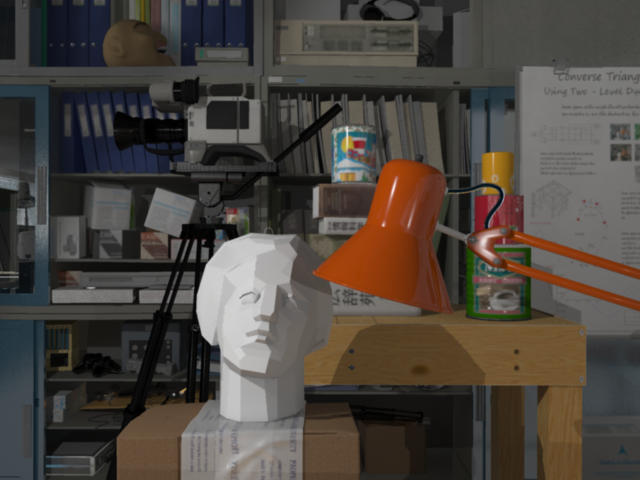
%> input picture frame_left.png, 640 x 480 px
$ octave --eval "result = SIFT_keypoints3(imread('frame_left.png'));"   (GNU Octave 9; MATLAB toolbox functions it lacks are replaced by stand-ins)
%> lines starting %> are read from the running program, lines starting %| are printed output that depends on the picture
function [X,varargout] = SIFT_keypoints3(Image)
X=[];

G0 = fspecial('gaussian',[9 9],.5);


if(size(Image,3)==3)
    RGB=Image;
%> RGB is the input picture: size 480x640x3 uint8; mean R, G, B 76.3, 69.7, 63.6
    clear Image
    Image=im2double(rgb2gray(RGB));
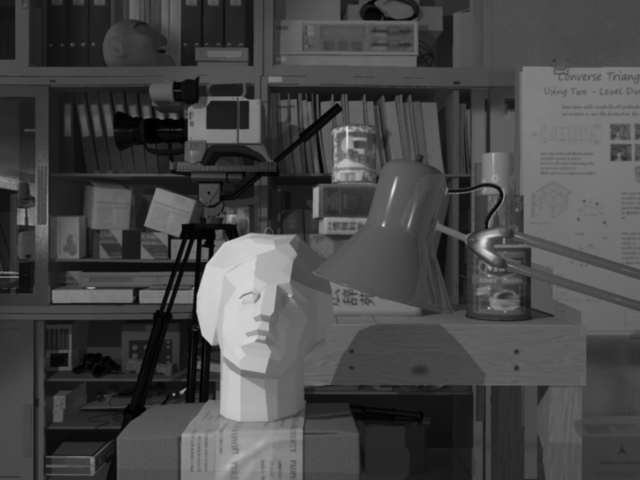
%> Image: size 480x640 double; min 0, max 0.914, mean 0.278
end
Image = conv2(Image,G0,'same');
original=Image;
I_out=original;
store1=[];
store2=[];
store3=[];

%% 1st octave generation
k2=0; %

clear c;
for k2=1:3
    store1{k2}=[];
[H,W,plane]=size(Image);
Image(H:H+6,W:W+6)=0;

for k1=0:3
    k=sqrt(2);
    sigma=(k^(k1+(2*k2)))*1.6;
for x=-3:3
    for y=-3:3
        h(x+4,y+4)=(1/((2*pi)*((k*sigma)*(k*sigma))))*exp(-((x*x)+(y*y))/(2*(k*k)*(sigma*sigma)));
    end
end
for i=1:H
    for j=1:W
        t=Image(i:i+6,j:j+6)'.*h;
        c(i,j)=sum(sum(t));
    end
end
store1{k2}=[store1{k2} c];
end
clear Image;
Image=imresize(original,1/((k2+1)*2));
end % octave
%> this loop made 3 passes
%> pass 1, in SIFT_keypoints3, `Image=imresize(original,1/((k2+1)*2));`:
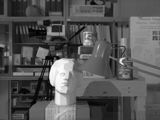
%> Image: size 120x160 double; min -0.00519, max 0.831, mean 0.278; drawn with min black and max white
%> pass 2, in SIFT_keypoints3, `Image=imresize(original,1/((k2+1)*2));`:
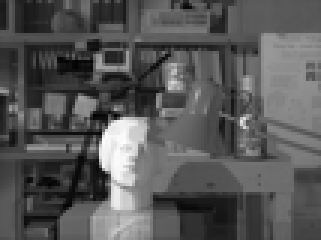
%> Image: size 80x107 double (shown 3 times larger); min -0.012, max 0.833, mean 0.278; drawn with min black and max white
%> pass 3, in SIFT_keypoints3, `Image=imresize(original,1/((k2+1)*2));`:
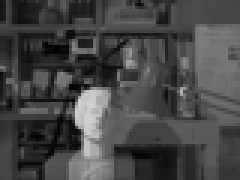
%> Image: size 60x80 double (shown 3 times larger); min 0.00242, max 0.83, mean 0.278
%> after the loop:
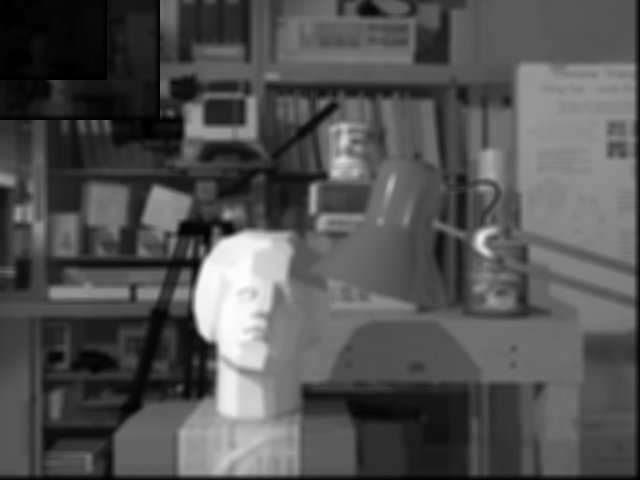
%> c: size 480x640 double; min 0, max 0.0383, mean 0.0124; drawn with min black and max white
%> after the loop, h = [6.05e-05 6.06e-05 6.06e-05 6.06e-05 6.06e-05 6.06e-05 6.05e-05; 6.06e-05 6.06e-05 6.07e-05 6.07e-05 6.07e-05 6.06e-05 6.06e-05; 6.06e-05 6.07e-05 6.07e-05 6.07e-05 6.07e-05 6.07e-05 6.06e-05; 6.06e-05 6.07e-05 6.07e-05 6.07e-05 6.07e-05 6.07e-05 6.06e-05; 6.06e-05 6.07e-05 6.07e-05 6.07e-05 6.07e-05 6.07e-05 6.06e-05; 6.06e-05 6.06e-05 6.07e-05 6.07e-05 6.07e-05 6.06e-05 6.06e-05; 6.05e-05 6.06e-05 6.06e-05 6.06e-05 6.06e-05 6.06e-05 6.05e-05]; store1 = 3 items
[m n]=size(original);
%> m = 480; n = 640

%% Obtaining key point from the image
for k2=1:1
i1{k2}=store1{1}(1:m,1:n)-store1{1}(1:m,n+1:2*n);
i2{k2}=store1{1}(1:m,n+1:2*n)-store1{1}(1:m,2*n+1:3*n);
i3{k2}=store1{1}(1:m,2*n+1:3*n)-store1{1}(1:m,3*n+1:4*n);
[m,n]=size(i2{k2});
kp=[];
kpl=[];
tic
for i=9:m-9
    for j=9:n-9
        x=i1{k2}(i-1:i+1,j-1:j+1);
        y=i2{k2}(i-1:i+1,j-1:j+1);
        z=i3{k2}(i-1:i+1,j-1:j+1);
        y(1:4)=y(1:4);
        y(5:8)=y(6:9);
        mx=max(max(x));
        mz=max(max(z));
        mix=min(min(x));
        miz=min(min(z));
        my=max(max(y));
        miy=min(min(y));
   Level_2=i2{k2}(i-1:i+1,j-1:j+1);
   Dxx=Level_2(3,3)+Level_2(1,3)-2*Level_2(2,3);
   Dyy=Level_2(3,3)+Level_2(3,1)-2*Level_2(3,2);
   Dxy=Level_2(3,3)-Level_2(2,3)-Level_2(3,1)+Level_2(2,2);
   thresh=(Dxx+Dyy)^2/(Dxx*Dyy-Dxy^2);

        if ((i2{k2}(i,j)>my  && i2{k2}(i,j)>mz)...
                || ((i2{k2}(i,j)<mix && i2{k2}(i,j)<miy && i2{k2}(i,j)<miz)))
            if (abs(thresh>10))
                I_out(i,j)=1;
            kp=[kp i2{k2}(i,j)];
            kpl=[kpl i j];
            X=[X;i j k2*1.6];
            end
        end
    end
end
fprintf('\nTime taken for finding the key points is :%f\n',toc);

end
%> this loop made 1 pass
%> (m, n) on pass 1: (480, 640)
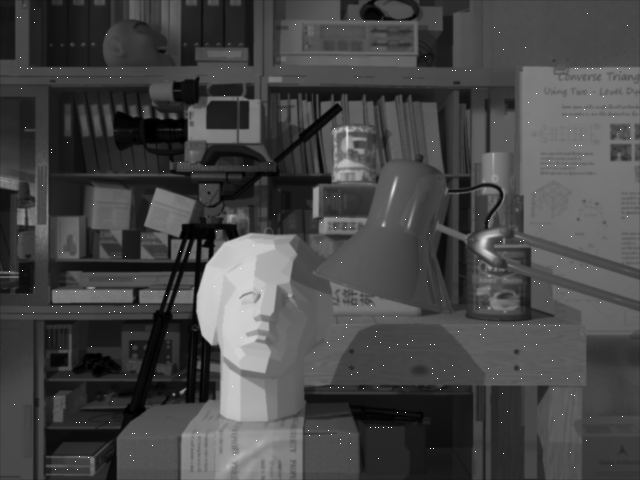
%> I_out: size 480x640 double; min 3.96e-17, max 1, mean 0.279
%> after the loop, X = 351 rows, first 12: [10 35 1.6; 14 588 1.6; 18 18 1.6; 18 21 1.6; 19 333 1.6; 20 350 1.6; 20 355 1.6; 22 365 1.6; 22 379 1.6; 22 401 1.6; 23 35 1.6; 23 436 1.6]; i1 = 1 item; i2 = 1 item; i3 = 1 item; y = [0.0174 0.0174 0.0173; 0.0172 0.0172 0.0172; 0.0171 0.0175 0.0172]
%% Key points plotting on to the image
[H W]=size(original);
%> H = 480; W = 640
%> `result = SIFT_keypoints3(imread('frame_left.png'));`: result has the same summary as X in SIFT_keypoints3
if(nargout==2)
   varargout{1}=I_out;
end

end
